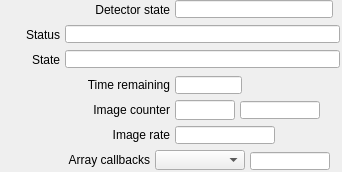
   <widget class="caFrame" name="caFrame_9">
    <property name="geometry">
     <rect>
      <x>10</x>
      <y>280</y>
      <width>342</width>
      <height>172</height>
     </rect>
    </property>
    <widget class="caLabel" name="caLabel_11">
     <property name="geometry">
      <rect>
       <x>30</x>
       <y>0</y>
       <width>140</width>
       <height>20</height>
      </rect>
     </property>
     <property name="text">
      <string>Detector state</string>
     </property>
     <property name="alignment">
      <set>Qt::AlignAbsolute|Qt::AlignRight|Qt::AlignTrailing|Qt::AlignVCenter</set>
     </property>
     <property name="fontScaleMode">
      <enum>ESimpleLabel::WidthAndHeight</enum>
     </property>
     <property name="foreground">
      <color>
       <red>0</red>
       <green>0</green>
       <blue>0</blue>
      </color>
     </property>
     <property name="background">
      <color alpha="0">
       <red>0</red>
       <green>0</green>
       <blue>0</blue>
      </color>
     </property>
     <property name="frameShape">
      <enum>QFrame::NoFrame</enum>
     </property>
    </widget>
    <widget class="caLineEdit" name="caLineEdit_6">
     <property name="geometry">
      <rect>
       <x>175</x>
       <y>0</y>
       <width>158</width>
       <height>18</height>
      </rect>
     </property>
     <property name="alignment">
      <set>Qt::AlignAbsolute|Qt::AlignLeading|Qt::AlignLeft|Qt::AlignVCenter</set>
     </property>
     <property name="channel" stdset="0">
      <string>$(P)$(R)DetectorState_RBV</string>
     </property>
     <property name="foreground">
      <color>
       <red>10</red>
       <green>0</green>
       <blue>184</blue>
      </color>
     </property>
     <property name="background">
      <color>
       <red>218</red>
       <green>218</green>
       <blue>218</blue>
      </color>
     </property>
     <property name="colorMode">
      <enum>caLineEdit::Alarm_Static</enum>
     </property>
     <property name="precisionMode">
      <enum>caLineEdit::Channel</enum>
     </property>
     <property name="limitsMode">
      <enum>caLineEdit::Channel</enum>
     </property>
     <property name="maxValue">
      <double>1.000000000000000</double>
     </property>
     <property name="minValue">
      <double>0.000000000000000</double>
     </property>
     <property name="fontScaleMode" stdset="0">
      <enum>caLineEdit::WidthAndHeight</enum>
     </property>
     <property name="formatType">
      <enum>caLineEdit::decimal</enum>
     </property>
    </widget>
    <widget class="caFrame" name="caFrame_10">
     <property name="geometry">
      <rect>
       <x>30</x>
       <y>75</y>
       <width>214</width>
       <height>22</height>
      </rect>
     </property>
     <widget class="caLabel" name="caLabel_12">
      <property name="geometry">
       <rect>
        <x>0</x>
        <y>0</y>
        <width>140</width>
        <height>20</height>
       </rect>
      </property>
      <property name="text">
       <string>Time remaining</string>
      </property>
      <property name="alignment">
       <set>Qt::AlignAbsolute|Qt::AlignRight|Qt::AlignTrailing|Qt::AlignVCenter</set>
      </property>
      <property name="fontScaleMode">
       <enum>ESimpleLabel::WidthAndHeight</enum>
      </property>
      <property name="foreground">
       <color>
        <red>0</red>
        <green>0</green>
        <blue>0</blue>
       </color>
      </property>
      <property name="background">
       <color alpha="0">
        <red>0</red>
        <green>0</green>
        <blue>0</blue>
       </color>
      </property>
      <property name="frameShape">
       <enum>QFrame::NoFrame</enum>
      </property>
     </widget>
     <widget class="caLineEdit" name="caLineEdit_7">
      <property name="geometry">
       <rect>
        <x>145</x>
        <y>1</y>
        <width>67</width>
        <height>18</height>
       </rect>
      </property>
      <property name="alignment">
       <set>Qt::AlignAbsolute|Qt::AlignLeading|Qt::AlignLeft|Qt::AlignVCenter</set>
      </property>
      <property name="channel" stdset="0">
       <string>$(P)$(R)TimeRemaining_RBV</string>
      </property>
      <property name="foreground">
       <color>
        <red>10</red>
        <green>0</green>
        <blue>184</blue>
       </color>
      </property>
      <property name="background">
       <color>
        <red>187</red>
        <green>187</green>
        <blue>187</blue>
       </color>
      </property>
      <property name="colorMode">
       <enum>caLineEdit::Static</enum>
      </property>
      <property name="precisionMode">
       <enum>caLineEdit::Channel</enum>
      </property>
      <property name="limitsMode">
       <enum>caLineEdit::Channel</enum>
      </property>
      <property name="maxValue">
       <double>1.000000000000000</double>
      </property>
      <property name="minValue">
       <double>0.000000000000000</double>
      </property>
      <property name="fontScaleMode" stdset="0">
       <enum>caLineEdit::WidthAndHeight</enum>
      </property>
      <property name="formatType">
       <enum>caLineEdit::decimal</enum>
      </property>
     </widget>
    </widget>
    <widget class="caFrame" name="caFrame_11">
     <property name="geometry">
      <rect>
       <x>70</x>
       <y>125</y>
       <width>207</width>
       <height>22</height>
      </rect>
     </property>
     <widget class="caLabel" name="caLabel_13">
      <property name="geometry">
       <rect>
        <x>0</x>
        <y>0</y>
        <width>100</width>
        <height>20</height>
       </rect>
      </property>
      <property name="text">
       <string>Image rate</string>
      </property>
      <property name="alignment">
       <set>Qt::AlignAbsolute|Qt::AlignRight|Qt::AlignTrailing|Qt::AlignVCenter</set>
      </property>
      <property name="fontScaleMode">
       <enum>ESimpleLabel::WidthAndHeight</enum>
      </property>
      <property name="foreground">
       <color>
        <red>0</red>
        <green>0</green>
        <blue>0</blue>
       </color>
      </property>
      <property name="background">
       <color alpha="0">
        <red>0</red>
        <green>0</green>
        <blue>0</blue>
       </color>
      </property>
      <property name="frameShape">
       <enum>QFrame::NoFrame</enum>
      </property>
     </widget>
     <widget class="caLineEdit" name="caLineEdit_8">
      <property name="geometry">
       <rect>
        <x>105</x>
        <y>1</y>
        <width>100</width>
        <height>18</height>
       </rect>
      </property>
      <property name="alignment">
       <set>Qt::AlignAbsolute|Qt::AlignLeading|Qt::AlignLeft|Qt::AlignVCenter</set>
      </property>
      <property name="channel" stdset="0">
       <string>$(P)$(R)ArrayRate_RBV</string>
      </property>
      <property name="foreground">
       <color>
        <red>10</red>
        <green>0</green>
        <blue>184</blue>
       </color>
      </property>
      <property name="background">
       <color>
        <red>187</red>
        <green>187</green>
        <blue>187</blue>
       </color>
      </property>
      <property name="colorMode">
       <enum>caLineEdit::Static</enum>
      </property>
      <property name="precisionMode">
       <enum>caLineEdit::Channel</enum>
      </property>
      <property name="limitsMode">
       <enum>caLineEdit::Channel</enum>
      </property>
      <property name="maxValue">
       <double>1.000000000000000</double>
      </property>
      <property name="minValue">
       <double>0.000000000000000</double>
      </property>
      <property name="fontScaleMode" stdset="0">
       <enum>caLineEdit::WidthAndHeight</enum>
      </property>
      <property name="formatType">
       <enum>caLineEdit::decimal</enum>
      </property>
     </widget>
    </widget>
    <widget class="caFrame" name="caFrame_12">
     <property name="geometry">
      <rect>
       <x>0</x>
       <y>150</y>
       <width>332</width>
       <height>22</height>
      </rect>
     </property>
     <widget class="caLabel" name="caLabel_14">
      <property name="geometry">
       <rect>
        <x>0</x>
        <y>0</y>
        <width>150</width>
        <height>20</height>
       </rect>
      </property>
      <property name="text">
       <string>Array callbacks</string>
      </property>
      <property name="alignment">
       <set>Qt::AlignAbsolute|Qt::AlignRight|Qt::AlignTrailing|Qt::AlignVCenter</set>
      </property>
      <property name="fontScaleMode">
       <enum>ESimpleLabel::WidthAndHeight</enum>
      </property>
      <property name="foreground">
       <color>
        <red>0</red>
        <green>0</green>
        <blue>0</blue>
       </color>
      </property>
      <property name="background">
       <color alpha="0">
        <red>0</red>
        <green>0</green>
        <blue>0</blue>
       </color>
      </property>
      <property name="frameShape">
       <enum>QFrame::NoFrame</enum>
      </property>
     </widget>
     <widget class="caMenu" name="caMenu_2">
      <property name="geometry">
       <rect>
        <x>155</x>
        <y>0</y>
        <width>90</width>
        <height>20</height>
       </rect>
      </property>
      <property name="channel" stdset="0">
       <string>$(P)$(R)ArrayCallbacks</string>
      </property>
      <property name="colorMode">
       <enum>caMenu::Static</enum>
      </property>
      <property name="foreground">
       <color>
        <red>0</red>
        <green>0</green>
        <blue>0</blue>
       </color>
      </property>
      <property name="background">
       <color>
        <red>115</red>
        <green>223</green>
        <blue>255</blue>
       </color>
      </property>
     </widget>
     <widget class="caLineEdit" name="caLineEdit_9">
      <property name="geometry">
       <rect>
        <x>250</x>
        <y>2</y>
        <width>80</width>
        <height>18</height>
       </rect>
      </property>
      <property name="alignment">
       <set>Qt::AlignAbsolute|Qt::AlignCenter|Qt::AlignHCenter|Qt::AlignVCenter</set>
      </property>
      <property name="channel" stdset="0">
       <string>$(P)$(R)ArrayCallbacks_RBV</string>
      </property>
      <property name="foreground">
       <color>
        <red>10</red>
        <green>0</green>
        <blue>184</blue>
       </color>
      </property>
      <property name="background">
       <color>
        <red>187</red>
        <green>187</green>
        <blue>187</blue>
       </color>
      </property>
      <property name="colorMode">
       <enum>caLineEdit::Static</enum>
      </property>
      <property name="precisionMode">
       <enum>caLineEdit::Channel</enum>
      </property>
      <property name="limitsMode">
       <enum>caLineEdit::Channel</enum>
      </property>
      <property name="maxValue">
       <double>1.000000000000000</double>
      </property>
      <property name="minValue">
       <double>0.000000000000000</double>
      </property>
      <property name="fontScaleMode" stdset="0">
       <enum>caLineEdit::WidthAndHeight</enum>
      </property>
      <property name="formatType">
       <enum>caLineEdit::string</enum>
      </property>
     </widget>
    </widget>
    <widget class="caLabel" name="caLabel_15">
     <property name="geometry">
      <rect>
       <x>0</x>
       <y>25</y>
       <width>60</width>
       <height>20</height>
      </rect>
     </property>
     <property name="text">
      <string>Status</string>
     </property>
     <property name="alignment">
      <set>Qt::AlignAbsolute|Qt::AlignRight|Qt::AlignTrailing|Qt::AlignVCenter</set>
     </property>
     <property name="fontScaleMode">
      <enum>ESimpleLabel::WidthAndHeight</enum>
     </property>
     <property name="foreground">
      <color>
       <red>0</red>
       <green>0</green>
       <blue>0</blue>
      </color>
     </property>
     <property name="background">
      <color alpha="0">
       <red>0</red>
       <green>0</green>
       <blue>0</blue>
      </color>
     </property>
     <property name="frameShape">
      <enum>QFrame::NoFrame</enum>
     </property>
    </widget>
    <widget class="caLineEdit" name="caLineEdit_10">
     <property name="geometry">
      <rect>
       <x>65</x>
       <y>25</y>
       <width>275</width>
       <height>18</height>
      </rect>
     </property>
     <property name="alignment">
      <set>Qt::AlignAbsolute|Qt::AlignLeading|Qt::AlignLeft|Qt::AlignVCenter</set>
     </property>
     <property name="channel" stdset="0">
      <string>$(P)$(R)StatusMessage_RBV</string>
     </property>
     <property name="foreground">
      <color>
       <red>10</red>
       <green>0</green>
       <blue>184</blue>
      </color>
     </property>
     <property name="background">
      <color>
       <red>218</red>
       <green>218</green>
       <blue>218</blue>
      </color>
     </property>
     <property name="colorMode">
      <enum>caLineEdit::Static</enum>
     </property>
     <property name="precisionMode">
      <enum>caLineEdit::Channel</enum>
     </property>
     <property name="limitsMode">
      <enum>caLineEdit::Channel</enum>
     </property>
     <property name="maxValue">
      <double>1.000000000000000</double>
     </property>
     <property name="minValue">
      <double>0.000000000000000</double>
     </property>
     <property name="fontScaleMode" stdset="0">
      <enum>caLineEdit::WidthAndHeight</enum>
     </property>
     <property name="formatType">
      <enum>caLineEdit::string</enum>
     </property>
    </widget>
    <widget class="caFrame" name="caFrame_13">
     <property name="geometry">
      <rect>
       <x>40</x>
       <y>100</y>
       <width>282</width>
       <height>22</height>
      </rect>
     </property>
     <widget class="caTextEntry" name="caTextEntry_4">
      <property name="geometry">
       <rect>
        <x>135</x>
        <y>0</y>
        <width>60</width>
        <height>20</height>
       </rect>
      </property>
      <property name="channel" stdset="0">
       <string>$(P)$(R)ArrayCounter</string>
      </property>
      <property name="foreground">
       <color>
        <red>0</red>
        <green>0</green>
        <blue>0</blue>
       </color>
      </property>
      <property name="background">
       <color>
        <red>115</red>
        <green>223</green>
        <blue>255</blue>
       </color>
      </property>
      <property name="colorMode">
       <enum>caLineEdit::Static</enum>
      </property>
      <property name="precisionMode">
       <enum>caLineEdit::Channel</enum>
      </property>
      <property name="limitsMode">
       <enum>caLineEdit::Channel</enum>
      </property>
      <property name="maxValue">
       <double>1.000000000000000</double>
      </property>
      <property name="minValue">
       <double>0.000000000000000</double>
      </property>
      <property name="fontScaleMode" stdset="0">
       <enum>caLineEdit::WidthAndHeight</enum>
      </property>
      <property name="formatType">
       <enum>caLineEdit::decimal</enum>
      </property>
     </widget>
     <widget class="caLabel" name="caLabel_16">
      <property name="geometry">
       <rect>
        <x>0</x>
        <y>0</y>
        <width>130</width>
        <height>20</height>
       </rect>
      </property>
      <property name="text">
       <string>Image counter</string>
      </property>
      <property name="alignment">
       <set>Qt::AlignAbsolute|Qt::AlignRight|Qt::AlignTrailing|Qt::AlignVCenter</set>
      </property>
      <property name="fontScaleMode">
       <enum>ESimpleLabel::WidthAndHeight</enum>
      </property>
      <property name="foreground">
       <color>
        <red>0</red>
        <green>0</green>
        <blue>0</blue>
       </color>
      </property>
      <property name="background">
       <color alpha="0">
        <red>0</red>
        <green>0</green>
        <blue>0</blue>
       </color>
      </property>
      <property name="frameShape">
       <enum>QFrame::NoFrame</enum>
      </property>
     </widget>
     <widget class="caLineEdit" name="caLineEdit_11">
      <property name="geometry">
       <rect>
        <x>200</x>
        <y>1</y>
        <width>80</width>
        <height>18</height>
       </rect>
      </property>
      <property name="alignment">
       <set>Qt::AlignAbsolute|Qt::AlignLeading|Qt::AlignLeft|Qt::AlignVCenter</set>
      </property>
      <property name="channel" stdset="0">
       <string>$(P)$(R)ArrayCounter_RBV</string>
      </property>
      <property name="foreground">
       <color>
        <red>10</red>
        <green>0</green>
        <blue>184</blue>
       </color>
      </property>
      <property name="background">
       <color>
        <red>187</red>
        <green>187</green>
        <blue>187</blue>
       </color>
      </property>
      <property name="colorMode">
       <enum>caLineEdit::Static</enum>
      </property>
      <property name="precisionMode">
       <enum>caLineEdit::Channel</enum>
      </property>
      <property name="limitsMode">
       <enum>caLineEdit::Channel</enum>
      </property>
      <property name="maxValue">
       <double>1.000000000000000</double>
      </property>
      <property name="minValue">
       <double>0.000000000000000</double>
      </property>
      <property name="fontScaleMode" stdset="0">
       <enum>caLineEdit::WidthAndHeight</enum>
      </property>
      <property name="formatType">
       <enum>caLineEdit::decimal</enum>
      </property>
     </widget>
    </widget>
    <widget class="caLabel" name="caLabel_17">
     <property name="geometry">
      <rect>
       <x>0</x>
       <y>50</y>
       <width>60</width>
       <height>20</height>
      </rect>
     </property>
     <property name="text">
      <string>State</string>
     </property>
     <property name="alignment">
      <set>Qt::AlignAbsolute|Qt::AlignRight|Qt::AlignTrailing|Qt::AlignVCenter</set>
     </property>
     <property name="fontScaleMode">
      <enum>ESimpleLabel::WidthAndHeight</enum>
     </property>
     <property name="foreground">
      <color>
       <red>0</red>
       <green>0</green>
       <blue>0</blue>
      </color>
     </property>
     <property name="background">
      <color alpha="0">
       <red>0</red>
       <green>0</green>
       <blue>0</blue>
      </color>
     </property>
     <property name="frameShape">
      <enum>QFrame::NoFrame</enum>
     </property>
    </widget>
    <widget class="caLineEdit" name="caLineEdit_12">
     <property name="geometry">
      <rect>
       <x>65</x>
       <y>50</y>
       <width>275</width>
       <height>18</height>
      </rect>
     </property>
     <property name="alignment">
      <set>Qt::AlignAbsolute|Qt::AlignLeading|Qt::AlignLeft|Qt::AlignVCenter</set>
     </property>
     <property name="channel" stdset="0">
      <string>$(P)$(R)LambdaState</string>
     </property>
     <property name="foreground">
      <color>
       <red>10</red>
       <green>0</green>
       <blue>184</blue>
      </color>
     </property>
     <property name="background">
      <color>
       <red>218</red>
       <green>218</green>
       <blue>218</blue>
      </color>
     </property>
     <property name="colorMode">
      <enum>caLineEdit::Static</enum>
     </property>
     <property name="precisionMode">
      <enum>caLineEdit::Channel</enum>
     </property>
     <property name="limitsMode">
      <enum>caLineEdit::Channel</enum>
     </property>
     <property name="maxValue">
      <double>1.000000000000000</double>
     </property>
     <property name="minValue">
      <double>0.000000000000000</double>
     </property>
     <property name="fontScaleMode" stdset="0">
      <enum>caLineEdit::WidthAndHeight</enum>
     </property>
     <property name="formatType">
      <enum>caLineEdit::string</enum>
     </property>
    </widget>
   </widget>
